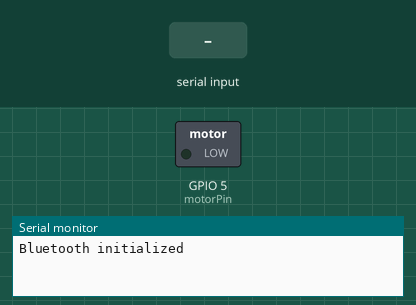
A program run on a simulated ESP32. Parts: switched loads named in the program (green lamp = pin HIGH), the last lines printed to the serial monitor. The test bench sets the inputs (shaded band). Nothing arrives over Bluetooth unless stated.

Above: at 2.2 s.
2.3 s: "90,45\n" received over the second serial link
At 3.5 s:
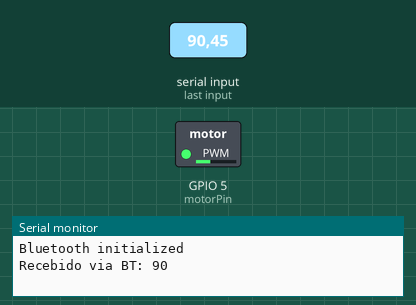
3.8 s: "30,150\n" received over the second serial link
At 4.8 s:
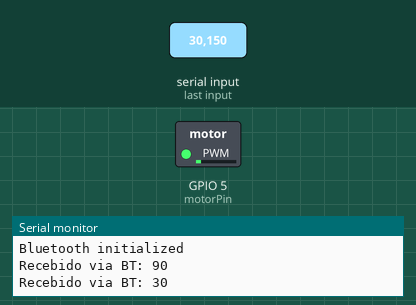
5.3 s: "200\n" received over the second serial link
At 5.9 s:
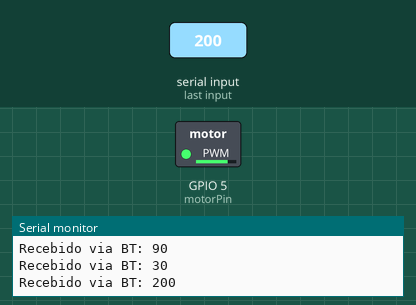
6.8 s: "90\n" received over the second serial link
At 7.1 s:
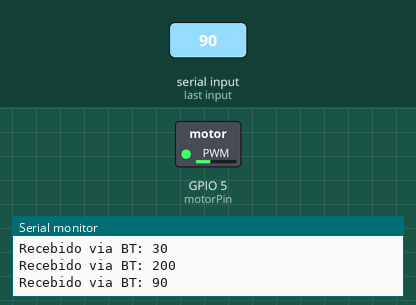
Timing chart, 0 to 9.3 s (numbered marks = the images above; inputs shaded):
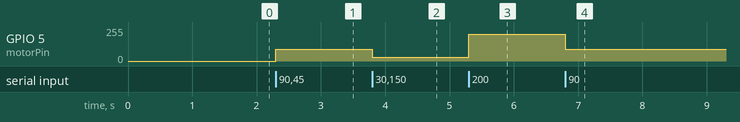

Measured:
- after the input at 2.3 s, GPIO 5 (motorPin): 0/255 → 90/255 at once
- after the input at 3.8 s, GPIO 5 (motorPin): 90/255 → 30/255 at once
- after the input at 5.3 s, GPIO 5 (motorPin): 30/255 → 200/255 at once
- after the input at 6.8 s, GPIO 5 (motorPin): 200/255 → 90/255 at once

The program:

main.cpp
```cpp
#include <Arduino.h>
#include <BluetoothSerial.h>

BluetoothSerial SerialBT;

int valor = 0;

int motorPin = 5;

void setup()
{
  Serial.begin(115200);
  delay(1000);

  if (!SerialBT.begin("ESP32_vibracall"))
  {
    Serial.println("An error occurred initializing Bluetooth");
  }
  else
  {
    Serial.println("Bluetooth initialized");
  }

  pinMode(motorPin, OUTPUT);
}

void loop()
{
  if (SerialBT.available())
  {
    String s = SerialBT.readStringUntil('\n');
    s.trim();

    if (s.length() > 0)
    {
      int valor = s.toInt();
      valor = constrain(valor, 0, 255);

      analogWrite(motorPin, valor);

      Serial.print("Recebido via BT: ");
      Serial.println(valor);
    }
  }
}
```
